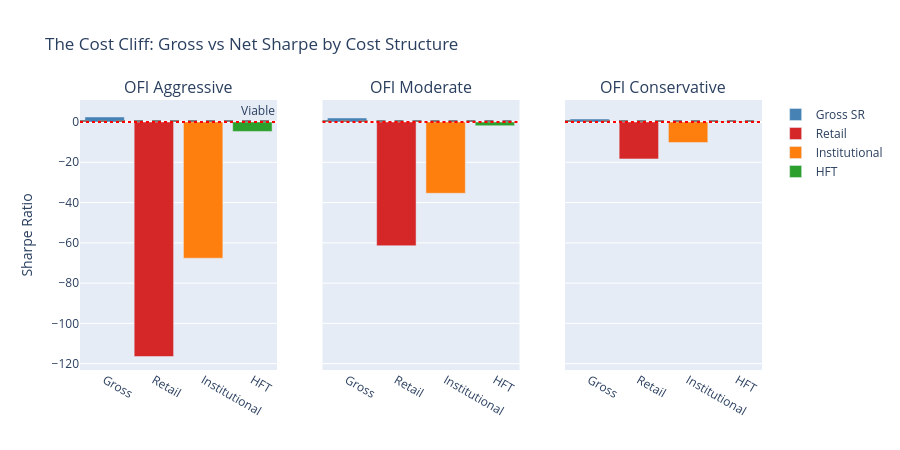

The code cell stored with this chart in its notebook:
### Code cell
fig.update_layout(
    title="The Cost Cliff: Gross vs Net Sharpe by Cost Structure",
    yaxis_title="Sharpe Ratio",
    height=450,
    showlegend=True,
)

fig.show()

### Figure 1 — Plotly figure (JSON) as saved in the notebook; plotly's stock layout.template omitted (floating-point values rounded to 4 significant figures)
{"data": [{"marker": {"color": "steelblue"}, "name": "Gross SR", "showlegend": true, "type": "bar", "x": ["Gross"], "xaxis": "x", "y": [2.5], "yaxis": "y"}, {"marker": {"color": "#d62728"}, "name": "Retail", "showlegend": true, "type": "bar", "x": ["Retail"], "xaxis": "x", "y": [-116.4], "yaxis": "y"}, {"marker": {"color": "#ff7f0e"}, "name": "Institutional", "showlegend": true, "type": "bar", "x": ["Institutional"], "xaxis": "x", "y": [-67.62], "yaxis": "y"}, {"marker": {"color": "#2ca02c"}, "name": "HFT", "showlegend": true, "type": "bar", "x": ["HFT"], "xaxis": "x", "y": [-4.682], "yaxis": "y"}, {"marker": {"color": "steelblue"}, "showlegend": false, "type": "bar", "x": ["Gross"], "xaxis": "x2", "y": [2.0], "yaxis": "y2"}, {"marker": {"color": "#d62728"}, "showlegend": false, "type": "bar", "x": ["Retail"], "xaxis": "x2", "y": [-61.43], "yaxis": "y2"}, {"marker": {"color": "#ff7f0e"}, "showlegend": false, "type": "bar", "x": ["Institutional"], "xaxis": "x2", "y": [-35.4], "yaxis": "y2"}, {"marker": {"color": "#2ca02c"}, "showlegend": false, "type": "bar", "x": ["HFT"], "xaxis": "x2", "y": [-1.83], "yaxis": "y2"}, {"marker": {"color": "steelblue"}, "showlegend": false, "type": "bar", "x": ["Gross"], "xaxis": "x3", "y": [1.5], "yaxis": "y3"}, {"marker": {"color": "#d62728"}, "showlegend": false, "type": "bar", "x": ["Retail"], "xaxis": "x3", "y": [-18.32], "yaxis": "y3"}, {"marker": {"color": "#ff7f0e"}, "showlegend": false, "type": "bar", "x": ["Institutional"], "xaxis": "x3", "y": [-10.19], "yaxis": "y3"}, {"marker": {"color": "#2ca02c"}, "showlegend": false, "type": "bar", "x": ["HFT"], "xaxis": "x3", "y": [0.303], "yaxis": "y3"}], "layout": {"annotations": [{"font": {"size": 16}, "showarrow": false, "text": "OFI Aggressive", "x": 0.1444, "xanchor": "center", "xref": "paper", "y": 1.0, "yanchor": "bottom", "yref": "paper"}, {"font": {"size": 16}, "showarrow": false, "text": "OFI Moderate", "x": 0.5, "xanchor": "center", "xref": "paper", "y": 1.0, "yanchor": "bottom", "yref": "paper"}, {"font": {"size": 16}, "showarrow": false, "text": "OFI Conservative", "x": 0.8556, "xanchor": "center", "xref": "paper", "y": 1.0, "yanchor": "bottom", "yref": "paper"}, {"showarrow": false, "text": "Viable", "x": 1, "xanchor": "right", "xref": "x domain", "y": 0.5, "yanchor": "bottom", "yref": "y"}], "height": 450, "shapes": [{"line": {"color": "gray", "dash": "dash"}, "type": "line", "x0": 0, "x1": 1, "xref": "x domain", "y0": 0.5, "y1": 0.5, "yref": "y"}, {"line": {"color": "red", "dash": "dot"}, "type": "line", "x0": 0, "x1": 1, "xref": "x domain", "y0": 0, "y1": 0, "yref": "y"}, {"line": {"color": "gray", "dash": "dash"}, "type": "line", "x0": 0, "x1": 1, "xref": "x2 domain", "y0": 0.5, "y1": 0.5, "yref": "y2"}, {"line": {"color": "red", "dash": "dot"}, "type": "line", "x0": 0, "x1": 1, "xref": "x2 domain", "y0": 0, "y1": 0, "yref": "y2"}, {"line": {"color": "gray", "dash": "dash"}, "type": "line", "x0": 0, "x1": 1, "xref": "x3 domain", "y0": 0.5, "y1": 0.5, "yref": "y3"}, {"line": {"color": "red", "dash": "dot"}, "type": "line", "x0": 0, "x1": 1, "xref": "x3 domain", "y0": 0, "y1": 0, "yref": "y3"}], "showlegend": true, "title": {"text": "The Cost Cliff: Gross vs Net Sharpe by Cost Structure"}, "xaxis": {"anchor": "y", "domain": [0.0, 0.2889]}, "xaxis2": {"anchor": "y2", "domain": [0.3556, 0.6444]}, "xaxis3": {"anchor": "y3", "domain": [0.7111, 1.0]}, "yaxis": {"anchor": "x", "domain": [0.0, 1.0], "title": {"text": "Sharpe Ratio"}}, "yaxis2": {"anchor": "x2", "domain": [0.0, 1.0], "matches": "y", "showticklabels": false}, "yaxis3": {"anchor": "x3", "domain": [0.0, 1.0], "matches": "y", "showticklabels": false}}}
